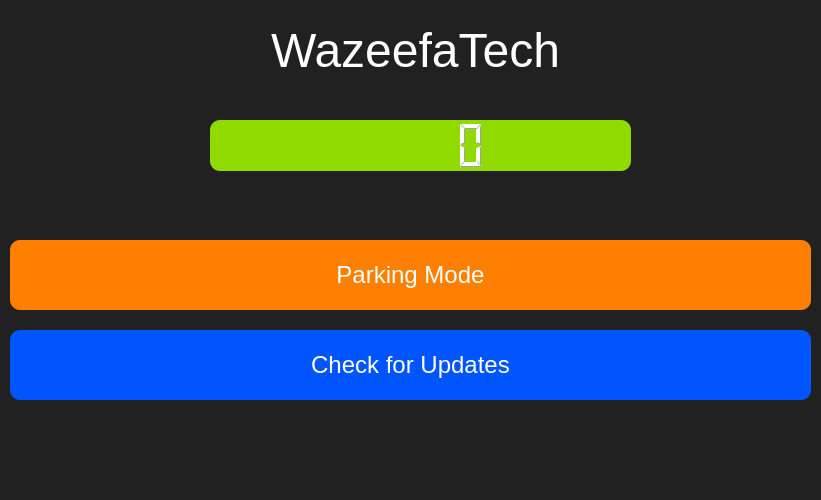
<?xml version="1.0" encoding="UTF-8"?>
<ui version="4.0">
 <class>infoScreen</class>
 <widget class="QMainWindow" name="infoScreen">
  <property name="enabled">
   <bool>true</bool>
  </property>
  <property name="geometry">
   <rect>
    <x>0</x>
    <y>0</y>
    <width>821</width>
    <height>500</height>
   </rect>
  </property>
  <property name="minimumSize">
   <size>
    <width>820</width>
    <height>500</height>
   </size>
  </property>
  <property name="windowTitle">
   <string>Infotainment</string>
  </property>
  <property name="styleSheet">
   <string notr="true">background-color: rgb(33, 33, 33); color: white; font-family: &quot;Segoe UI&quot;;</string>
  </property>
  <property name="unifiedTitleAndToolBarOnMac">
   <bool>false</bool>
  </property>
  <widget class="QWidget" name="centralwidget">
   <widget class="QPushButton" name="updateButton">
    <property name="geometry">
     <rect>
      <x>10</x>
      <y>330</y>
      <width>801</width>
      <height>70</height>
     </rect>
    </property>
    <property name="styleSheet">
     <string notr="true">
QPushButton { color: white; background-color: rgb(0, 85, 255); border-radius: 10px; font-size: 24px; }
QPushButton:hover { background-color: rgb(0, 0, 200); }
QPushButton:pressed { background-color: rgb(0, 0, 150); }</string>
    </property>
    <property name="text">
     <string>Check for Updates</string>
    </property>
   </widget>
   <widget class="QPushButton" name="ParkingButton">
    <property name="geometry">
     <rect>
      <x>10</x>
      <y>240</y>
      <width>801</width>
      <height>70</height>
     </rect>
    </property>
    <property name="styleSheet">
     <string notr="true">color: white; background-color: rgb(255, 128, 0); border-radius: 10px; font-size: 24px;</string>
    </property>
    <property name="text">
     <string>Parking Mode</string>
    </property>
   </widget>
   <widget class="QLabel" name="title">
    <property name="enabled">
     <bool>true</bool>
    </property>
    <property name="geometry">
     <rect>
      <x>10</x>
      <y>20</y>
      <width>811</width>
      <height>61</height>
     </rect>
    </property>
    <property name="font">
     <font>
      <family>Segoe UI</family>
      <pointsize>36</pointsize>
      <weight>50</weight>
      <italic>false</italic>
      <bold>false</bold>
     </font>
    </property>
    <property name="styleSheet">
     <string notr="true">color: rgb(255, 255, 255);</string>
    </property>
    <property name="text">
     <string>WazeefaTech</string>
    </property>
    <property name="alignment">
     <set>Qt::AlignCenter</set>
    </property>
   </widget>
   <widget class="QLCDNumber" name="lcdTime">
    <property name="geometry">
     <rect>
      <x>210</x>
      <y>120</y>
      <width>421</width>
      <height>51</height>
     </rect>
    </property>
    <property name="styleSheet">
     <string notr="true">background-color: rgb(145, 218, 0);
border-radius: 10px; font-size: 24px;</string>
    </property>
   </widget>
  </widget>
  <widget class="QMenuBar" name="menubar">
   <property name="geometry">
    <rect>
     <x>0</x>
     <y>0</y>
     <width>821</width>
     <height>26</height>
    </rect>
   </property>
  </widget>
  <widget class="QStatusBar" name="statusbar"/>
 </widget>
 <resources/>
 <connections/>
</ui>
